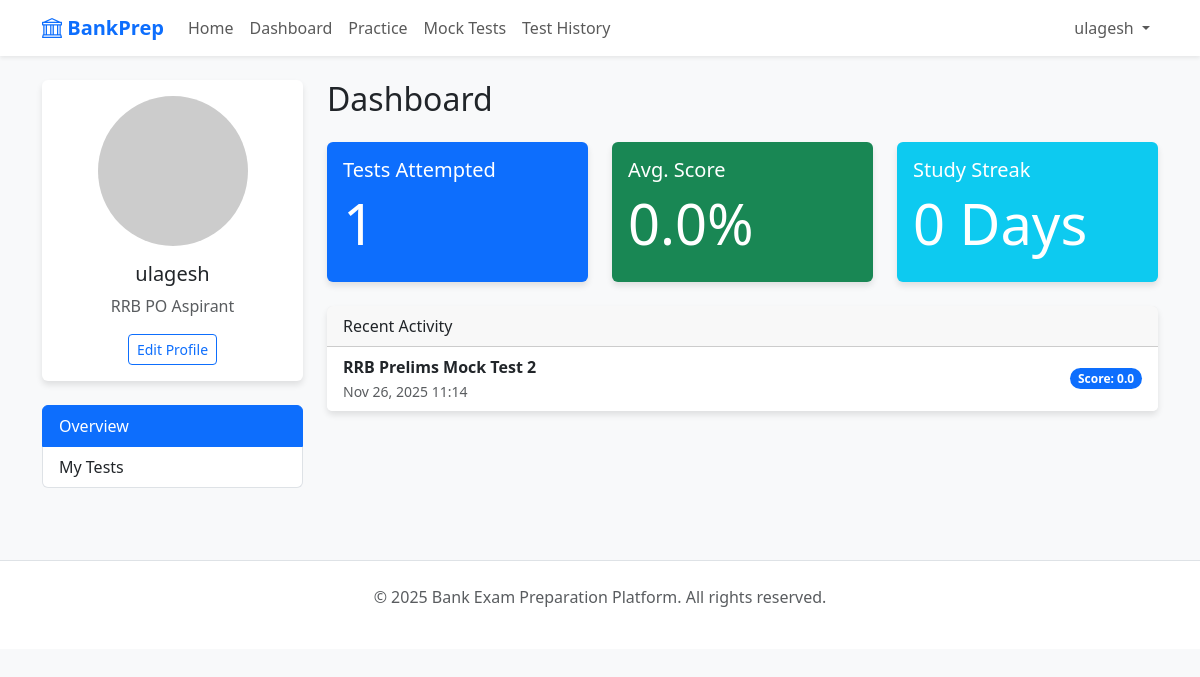
Before: /users/dashboard/ (signed in) with the older database file.
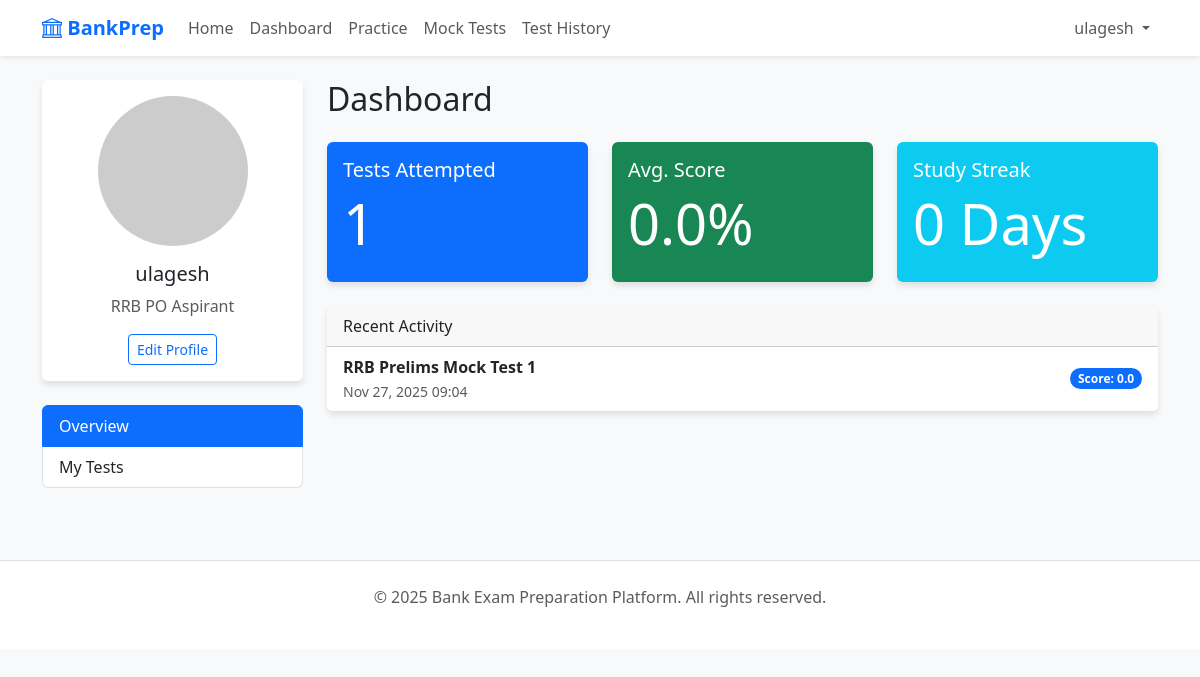
After: the same page with the newer database file.
### tests/models.py (models this page shows, shortened)
class UserTestAttempt(models.Model):
    user = models.ForeignKey(settings.AUTH_USER_MODEL, on_delete=models.CASCADE)
    mock_test = models.ForeignKey(MockTest, on_delete=models.CASCADE)
    score = models.FloatField(default=0.0)
    correct_count = models.IntegerField(default=0)
    wrong_count = models.IntegerField(default=0)
    skipped_count = models.IntegerField(default=0)
    completed_at = models.DateTimeField(auto_now_add=True)

class MockTest(models.Model):
    DIFFICULTY_CHOICES = [
        ('Easy', 'Easy'),
        ('Medium', 'Medium'),
        ('Hard', 'Hard'),
    ]
    EXAM_TYPE_CHOICES = [
        ('SBI', 'SBI Clerk'),
        ('IBPS', 'IBPS Clerk'),
        ('RRB', 'RRB Clerk'),
    ]
    STAGE_CHOICES = [
        ('Prelims', 'Prelims'),
        ('Mains', 'Mains'),
    ]
    title = models.CharField(max_length=200)
    exam = models.ForeignKey(Exam, on_delete=models.CASCADE)
    duration = models.IntegerField(help_text="Duration in minutes")
    difficulty = models.CharField(max_length=10, choices=DIFFICULTY_CHOICES, default='Medium')
    exam_type = models.CharField(max_length=10, choices=EXAM_TYPE_CHOICES, default='SBI')
    stage = models.CharField(max_length=10, choices=STAGE_CHOICES, default='Prelims')
    total_marks = models.FloatField(default=100.0)
    created_at = models.DateTimeField(auto_now_add=True)

### users/views.py (the view)
# urls.py: path('dashboard/', views.dashboard, name='dashboard'),
@login_required
def dashboard(request):
    user_attempts = UserTestAttempt.objects.filter(user=request.user).select_related('mock_test')
    tests_attempted = user_attempts.count()
    avg_score = 0
    if tests_attempted > 0:
        total_percentage = 0
        for attempt in user_attempts:
            if attempt.mock_test.total_marks > 0:
                total_percentage += (attempt.score / attempt.mock_test.total_marks) * 100
        avg_score = total_percentage / tests_attempted
    recent_activity = user_attempts.order_by('-completed_at')[:5]
    context = {
        'tests_attempted': tests_attempted,
        'avg_score': avg_score,
        'recent_activity': recent_activity
    }
    return render(request, 'users/dashboard.html', context)

### users/templates/users/dashboard.html
{% extends "base.html" %}
{% block content %}
<div class="row">
    <div class="col-md-3">
        <div class="card mb-4">
            <div class="card-body text-center">
                <img src="https://via.placeholder.com/150" class="rounded-circle mb-3" alt="Profile">
                <h5 class="card-title">{{ user.username }}</h5>
                <p class="text-muted">{{ user.target_exam }} Aspirant</p>
                <a href="{% url 'profile' %}" class="btn btn-sm btn-outline-primary">Edit Profile</a>
            </div>
        </div>
        <div class="list-group mb-4">
            <a href="{% url 'dashboard' %}" class="list-group-item list-group-item-action active">Overview</a>
            <a href="{% url 'test_list' %}" class="list-group-item list-group-item-action">My Tests</a>
        </div>
    </div>
    <div class="col-md-9">
        <h2 class="mb-4">Dashboard</h2>
        <div class="row mb-4">
            <div class="col-md-4">
                <div class="card bg-primary text-white h-100">
                    <div class="card-body">
                        <h5 class="card-title">Tests Attempted</h5>
                        <h2 class="display-4">{{ tests_attempted }}</h2>
                    </div>
                </div>
            </div>
            <div class="col-md-4">
                <div class="card bg-success text-white h-100">
                    <div class="card-body">
                        <h5 class="card-title">Avg. Score</h5>
                        <h2 class="display-4">{{ avg_score|floatformat:1 }}%</h2>
                    </div>
                </div>
            </div>
            <div class="col-md-4">
                <div class="card bg-info text-white h-100">
                    <div class="card-body">
                        <h5 class="card-title">Study Streak</h5>
                        <h2 class="display-4">0 Days</h2>
                    </div>
                </div>
            </div>
        </div>
        <div class="card mb-4">
            <div class="card-header">
                Recent Activity
            </div>
            <ul class="list-group list-group-flush">
                {% for attempt in recent_activity %}
                <li class="list-group-item d-flex justify-content-between align-items-center">
                    <div>
                        <strong>{{ attempt.mock_test.title }}</strong>
                        <br>
                        <small class="text-muted">{{ attempt.completed_at|date:"M d, Y H:i" }}</small>
                    </div>
                    <span class="badge bg-primary rounded-pill">Score: {{ attempt.score|floatformat:1 }}</span>
                </li>
                {% empty %}
                <li class="list-group-item text-muted">No recent activity.</li>
                {% endfor %}
            </ul>
        </div>
    </div>
</div>
{% endblock %}

Changed rows visible on the page:
removed UserTestAttempt: mock_test "RRB Prelims Mock Test 2", completed_at "Nov 26, 2025 11:14", score "0.0"
added UserTestAttempt: mock_test "RRB Prelims Mock Test 1", completed_at "Nov 27, 2025 09:04", score "0.0"
